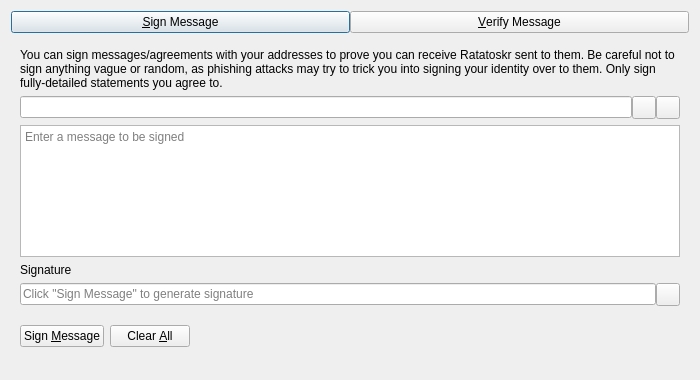
<?xml version="1.0" encoding="UTF-8"?>
<ui version="4.0">
 <class>SignVerifyMessageDialog</class>
 <widget class="QDialog" name="SignVerifyMessageDialog">
  <property name="geometry">
   <rect>
    <x>0</x>
    <y>0</y>
    <width>700</width>
    <height>380</height>
   </rect>
  </property>
  <property name="windowTitle">
   <string>Signatures - Sign / Verify a Message</string>
  </property>
  <property name="modal">
   <bool>true</bool>
  </property>
  <layout class="QVBoxLayout" name="verticalLayout">
   <item>
    <layout class="QHBoxLayout" name="horizontalLayout_Buttons_2">
     <property name="spacing">
      <number>0</number>
     </property>
     <property name="topMargin">
      <number>0</number>
     </property>
     <item>
      <widget class="QPushButton" name="btnSignMessage">
       <property name="text">
        <string>&amp;Sign Message</string>
       </property>
       <property name="checkable">
        <bool>true</bool>
       </property>
      </widget>
     </item>
     <item>
      <widget class="QPushButton" name="btnVerifyMessage">
       <property name="text">
        <string>&amp;Verify Message</string>
       </property>
       <property name="checkable">
        <bool>true</bool>
       </property>
      </widget>
     </item>
    </layout>
   </item>
   <item>
    <widget class="QStackedWidget" name="stackedWidgetSig">
     <property name="minimumSize">
      <size>
       <width>0</width>
       <height>0</height>
      </size>
     </property>
     <property name="currentIndex">
      <number>0</number>
     </property>
     <widget class="QWidget" name="pageSignMessage">
      <layout class="QVBoxLayout" name="verticalLayout_SM">
       <item>
        <widget class="QLabel" name="infoLabel_SM">
         <property name="text">
          <string>You can sign messages/agreements with your addresses to prove you can receive Ratatoskr sent to them. Be careful not to sign anything vague or random, as phishing attacks may try to trick you into signing your identity over to them. Only sign fully-detailed statements you agree to.</string>
         </property>
         <property name="textFormat">
          <enum>Qt::PlainText</enum>
         </property>
         <property name="wordWrap">
          <bool>true</bool>
         </property>
        </widget>
       </item>
       <item>
        <layout class="QHBoxLayout" name="horizontalLayout_1_SM">
         <property name="spacing">
          <number>0</number>
         </property>
         <item>
          <widget class="QValidatedLineEdit" name="addressIn_SM">
           <property name="toolTip">
            <string>The Ratatoskr address to sign the message with</string>
           </property>
          </widget>
         </item>
         <item>
          <widget class="QToolButton" name="addressBookButton_SM">
           <property name="toolTip">
            <string>Choose previously used address</string>
           </property>
           <property name="text">
            <string/>
           </property>
           <property name="shortcut">
            <string>Alt+A</string>
           </property>
          </widget>
         </item>
         <item>
          <widget class="QToolButton" name="pasteButton_SM">
           <property name="toolTip">
            <string>Paste address from clipboard</string>
           </property>
           <property name="text">
            <string/>
           </property>
           <property name="shortcut">
            <string>Alt+P</string>
           </property>
          </widget>
         </item>
        </layout>
       </item>
       <item>
        <widget class="QPlainTextEdit" name="messageIn_SM">
         <property name="toolTip">
          <string>Enter the message you want to sign here</string>
         </property>
         <property name="placeholderText">
          <string>Enter a message to be signed</string>
         </property>
        </widget>
       </item>
       <item>
        <widget class="QLabel" name="signatureLabel_SM">
         <property name="text">
          <string>Signature</string>
         </property>
         <property name="textFormat">
          <enum>Qt::PlainText</enum>
         </property>
        </widget>
       </item>
       <item>
        <layout class="QHBoxLayout" name="horizontalLayout_2_SM">
         <property name="spacing">
          <number>0</number>
         </property>
         <item>
          <widget class="QLineEdit" name="signatureOut_SM">
           <property name="placeholderText">
            <string>Click "Sign Message" to generate signature</string>
           </property>
           <property name="readOnly">
            <bool>true</bool>
           </property>
          </widget>
         </item>
         <item>
          <widget class="QToolButton" name="copySignatureButton_SM">
           <property name="toolTip">
            <string>Copy the current signature to the system clipboard</string>
           </property>
           <property name="text">
            <string/>
           </property>
          </widget>
         </item>
        </layout>
       </item>
       <item>
        <layout class="QHBoxLayout" name="horizontalLayout_3_SM">
         <item>
          <widget class="QPushButton" name="signMessageButton_SM">
           <property name="toolTip">
            <string>Sign the message to prove you own this Ratatoskr address</string>
           </property>
           <property name="text">
            <string>Sign &amp;Message</string>
           </property>
           <property name="autoDefault">
            <bool>false</bool>
           </property>
          </widget>
         </item>
         <item>
          <widget class="QPushButton" name="clearButton_SM">
           <property name="toolTip">
            <string>Reset all sign message fields</string>
           </property>
           <property name="text">
            <string>Clear &amp;All</string>
           </property>
           <property name="autoDefault">
            <bool>false</bool>
           </property>
          </widget>
         </item>
         <item>
          <spacer name="horizontalSpacer_1_SM">
           <property name="orientation">
            <enum>Qt::Horizontal</enum>
           </property>
           <property name="sizeHint" stdset="0">
            <size>
             <width>40</width>
             <height>48</height>
            </size>
           </property>
          </spacer>
         </item>
         <item>
          <widget class="QLabel" name="statusLabel_SM">
           <property name="text">
            <string/>
           </property>
           <property name="wordWrap">
            <bool>true</bool>
           </property>
          </widget>
         </item>
         <item>
          <spacer name="horizontalSpacer_2_SM">
           <property name="orientation">
            <enum>Qt::Horizontal</enum>
           </property>
           <property name="sizeHint" stdset="0">
            <size>
             <width>40</width>
             <height>48</height>
            </size>
           </property>
          </spacer>
         </item>
        </layout>
       </item>
      </layout>
     </widget>
     <widget class="QWidget" name="pageVerifyMessage">
      <layout class="QVBoxLayout" name="verticalLayout_VM">
       <item>
        <widget class="QLabel" name="infoLabel_VM">
         <property name="text">
          <string>Enter the receiver's address, message (ensure you copy line breaks, spaces, tabs, etc. exactly) and signature below to verify the message. Be careful not to read more into the signature than what is in the signed message itself, to avoid being tricked by a man-in-the-middle attack. Note that this only proves the signing party receives with the address, it cannot prove sendership of any transaction!</string>
         </property>
         <property name="textFormat">
          <enum>Qt::PlainText</enum>
         </property>
         <property name="alignment">
          <set>Qt::AlignLeading|Qt::AlignLeft|Qt::AlignTop</set>
         </property>
         <property name="wordWrap">
          <bool>true</bool>
         </property>
        </widget>
       </item>
       <item>
        <layout class="QHBoxLayout" name="horizontalLayout_1_VM">
         <property name="spacing">
          <number>0</number>
         </property>
         <item>
          <widget class="QValidatedLineEdit" name="addressIn_VM">
           <property name="toolTip">
            <string>The Ratatoskr address the message was signed with</string>
           </property>
          </widget>
         </item>
         <item>
          <widget class="QToolButton" name="addressBookButton_VM">
           <property name="toolTip">
            <string>Choose previously used address</string>
           </property>
           <property name="text">
            <string/>
           </property>
           <property name="shortcut">
            <string>Alt+A</string>
           </property>
          </widget>
         </item>
        </layout>
       </item>
       <item>
        <widget class="QPlainTextEdit" name="messageIn_VM">
          <property name="toolTip">
            <string>The signed message to verify</string>
          </property>
          <property name="placeholderText">
            <string>Enter a message to be verified</string>
          </property>
        </widget>
       </item>
       <item>
        <widget class="QValidatedLineEdit" name="signatureIn_VM">
          <property name="toolTip">
            <string>The signature given when the message was signed</string>
          </property>
          <property name="placeholderText">
            <string>Enter a signature for the message to be verified</string>
          </property>
        </widget>
       </item>
       <item>
        <layout class="QHBoxLayout" name="horizontalLayout_2_VM">
         <item>
          <widget class="QPushButton" name="verifyMessageButton_VM">
           <property name="toolTip">
            <string>Verify the message to ensure it was signed with the specified Ratatoskr address</string>
           </property>
           <property name="text">
            <string>Verify &amp;Message</string>
           </property>
           <property name="autoDefault">
            <bool>false</bool>
           </property>
          </widget>
         </item>
         <item>
          <widget class="QPushButton" name="clearButton_VM">
           <property name="toolTip">
            <string>Reset all verify message fields</string>
           </property>
           <property name="text">
            <string>Clear &amp;All</string>
           </property>
           <property name="autoDefault">
            <bool>false</bool>
           </property>
          </widget>
         </item>
         <item>
          <spacer name="horizontalSpacer_1_VM">
           <property name="orientation">
            <enum>Qt::Horizontal</enum>
           </property>
           <property name="sizeHint" stdset="0">
            <size>
             <width>40</width>
             <height>48</height>
            </size>
           </property>
          </spacer>
         </item>
         <item>
          <widget class="QLabel" name="statusLabel_VM">
           <property name="text">
            <string/>
           </property>
           <property name="wordWrap">
            <bool>true</bool>
           </property>
          </widget>
         </item>
         <item>
          <spacer name="horizontalSpacer_2_VM">
           <property name="orientation">
            <enum>Qt::Horizontal</enum>
           </property>
           <property name="sizeHint" stdset="0">
            <size>
             <width>40</width>
             <height>48</height>
            </size>
           </property>
          </spacer>
         </item>
        </layout>
       </item>
      </layout>
     </widget>
    </widget>
   </item>
  </layout>
 </widget>
 <customwidgets>
  <customwidget>
   <class>QValidatedLineEdit</class>
   <extends>QLineEdit</extends>
   <header>qt/qvalidatedlineedit.h</header>
  </customwidget>
 </customwidgets>
 <resources>
  <include location="../ratatoskr.qrc"/>
 </resources>
 <connections/>
</ui>
